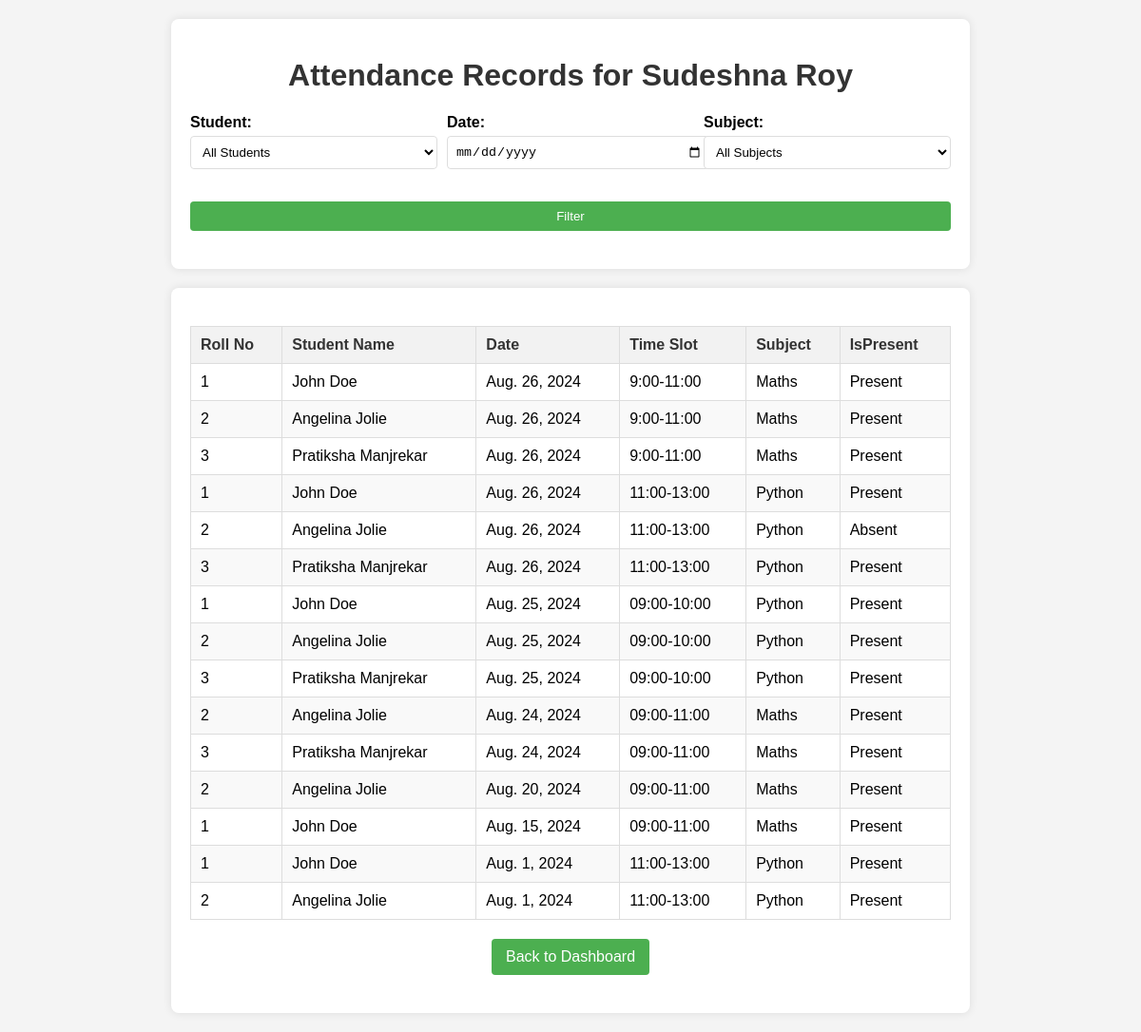
The page /attendance/view/1 (signed in) on the database as committed earlier.
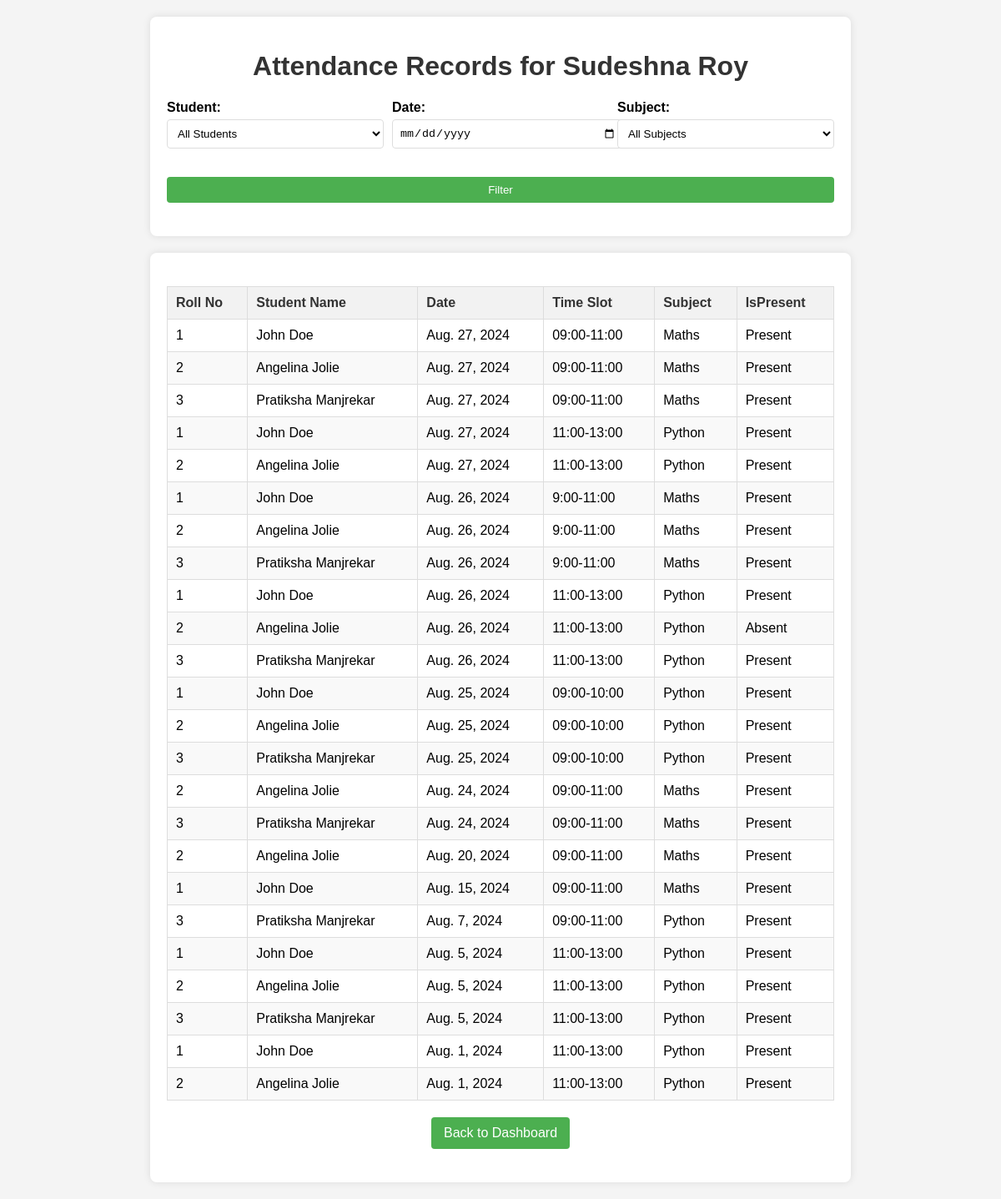
The same page on the database as committed later.
### attendance/models.py (models this page shows, shortened)
class Attendance(models.Model):
    student    = models.ForeignKey(Student, on_delete=models.CASCADE)
    subject    = models.ForeignKey(Subject, on_delete=models.CASCADE)
    date       = models.DateField()
    time_slot  = models.CharField(max_length=20)
    is_present = models.BooleanField(default=True)
    class Meta:
        unique_together = ['student', 'subject', 'date', 'time_slot']

class Student(models.Model):
    user     = models.OneToOneField(User,on_delete=models.CASCADE)
    roll_no  = models.CharField(max_length=10, unique=True)
    name     = models.CharField(max_length=100)
    password = models.CharField(max_length=100)
    subjects = models.ManyToManyField(Subject)

class Subject(models.Model):
    name = models.CharField(max_length=100)
    code = models.CharField(max_length=10, unique=True)

### attendance/views.py (the view)
# urls.py: path('attendance/view/<int:faculty_id>',    views.view_attendance,   name='view_attendance'),
def view_attendance(request, faculty_id):
    if not request.user.is_authenticated:
        return redirect('faculty_login')
    try:
        faculty            = Faculty.objects.get(id=faculty_id)
        subjects           = faculty.subjects.all()
        students           = Student.objects.filter(subjects__in=subjects).distinct()
        attendance_records = Attendance.objects.filter(subject__in=subjects)
        sort_by             = request.GET.get('sort_by', 'date')
        sort_order          = request.GET.get('sort_order', 'asc')
        if sort_by == 'date':
            if sort_order == 'asc':
                attendance_records = attendance_records.order_by('-date')
            else:
                attendance_records = attendance_records.order_by('date')
        student_id = request.GET.get('student')
        if student_id:
            attendance_records = attendance_records.filter(student_id=student_id)
        date = request.GET.get('date')
        if date:
            attendance_records = attendance_records.filter(date=date)
        subject_id = request.GET.get('subject')
        if subject_id:
            attendance_records = attendance_records.filter(subject_id=subject_id)
    except Faculty.DoesNotExist:
        return redirect('faculty_login')
    return render(request, 'view_attendance.html', {
        'faculty'           : faculty,
        'attendance_records': attendance_records,
        'students'          : students,
        'subjects'          : subjects
    })

### attendance/templates/view_attendance.html (shortened to what this page needs)
<!DOCTYPE html>
<html>
<head>
</head>
<body>
    <form method="get" action="{% url 'view_attendance' faculty.id %}">
        <div class="container">
            <h1>Attendance Records for {{ faculty.name }}</h1>
            <div class="filter-container">
                <div>
                    <label for="student">Student:</label>
                    <select id="student" name="student">
                        <option value="">All Students</option>
                    </select>
                </div>
                <div>
                    <label for="date">Date:</label>
                    <input type="date" id="date" name="date" value="{{ request.GET.date }}">
                </div>
                <div>
                    <label for="subject">Subject:</label>
                    <select id="subject" name="subject">
                        <option value="">All Subjects</option>
                    </select>
                </div>
                <div>
                    <button type="submit">Filter</button>
                </div>
            </div>
        </div>
    </form>
    <div class="container">
        <table>
            <thead>
                <tr>
                    <th>Roll No</th>
                    <th>Student Name</th>
                    <th>Date</th>
                    <th>Time Slot</th>
                    <th>Subject</th>
                    <th>IsPresent</th>
                </tr>
            </thead>
            <tbody>
                {% for record in attendance_records %}
                <tr>
                    <td>{{ record.student.roll_no }}</td>
                    <td>{{ record.student.name }}</td>
                    <td>{{ record.date }}</td>
                    <td>{{ record.time_slot }}</td>
                    <td>{{ record.subject.name }}</td>
                    <td>{{ record.is_present|yesno:"Present,Absent" }}</td>
                </tr>
                {% endfor %}
            </tbody>
        </table>
        <a href="{% url 'faculty_options' faculty.id %}" class="back-button">Back to Dashboard</a>
    </div>
</body>
</html>

Rows that differ between the two databases and show on the page:
added Attendance: student.roll_no "1", student.name "John Doe", date "Aug. 27, 2024", time_slot "09:00-11:00", subject.name "Maths", is_present "Present"
added Attendance: student.roll_no "2", student.name "Angelina Jolie", date "Aug. 27, 2024", time_slot "09:00-11:00", subject.name "Maths", is_present "Present"
added Attendance: student.roll_no "3", student.name "Pratiksha Manjrekar", date "Aug. 27, 2024", time_slot "09:00-11:00", subject.name "Maths", is_present "Present"
added Attendance: student.roll_no "1", student.name "John Doe", date "Aug. 27, 2024", time_slot "11:00-13:00", subject.name "Python", is_present "Present"
added Attendance: student.roll_no "2", student.name "Angelina Jolie", date "Aug. 27, 2024", time_slot "11:00-13:00", subject.name "Python", is_present "Present"
added Attendance: student.roll_no "3", student.name "Pratiksha Manjrekar", date "Aug. 7, 2024", time_slot "09:00-11:00", subject.name "Python", is_present "Present"
added Attendance: student.roll_no "1", student.name "John Doe", date "Aug. 5, 2024", time_slot "11:00-13:00", subject.name "Python", is_present "Present"
added Attendance: student.roll_no "2", student.name "Angelina Jolie", date "Aug. 5, 2024", time_slot "11:00-13:00", subject.name "Python", is_present "Present"
added Attendance: student.roll_no "3", student.name "Pratiksha Manjrekar", date "Aug. 5, 2024", time_slot "11:00-13:00", subject.name "Python", is_present "Present"
